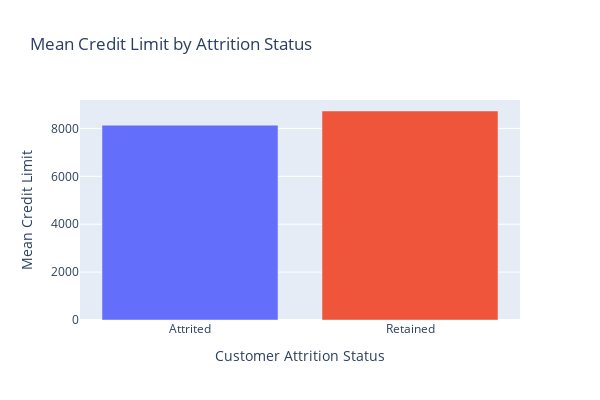

The cell this chart's notebook holds for it:
### Markdown cell above
**Credit Limit by Attrition Status:**

The box plot shows the mean of retained customer slightly higher than the mean of attrited customers. Although it is not a significantly higher value, it throws open a key focus area for the business.

### Code cell
# Create grouped mean values for bar chart
credit_bar_df = pd.DataFrame({
    "Attrition_Label": ["Attrited", "Retained"],
    "Mean_Credit_Limit": [cred_attirited.mean(), cred_retained.mean()]
})

# Create the bar chart
fig = px.bar(
    credit_bar_df,
    x="Attrition_Label",
    y="Mean_Credit_Limit",
    color="Attrition_Label",
    title="Mean Credit Limit by Attrition Status",
    labels={
        "Attrition_Label": "Customer Attrition Status",
        "Mean_Credit_Limit": "Mean Credit Limit"
    },
    width=600,
    height=400
)

fig.update_layout(showlegend=False)
fig.show()

### Figure 1 — Plotly figure (JSON) as saved in the notebook; plotly's stock layout.template omitted (floating-point values rounded to 4 significant figures)
{"data": [{"hovertemplate": "Customer Attrition Status=%{x}<br>Mean Credit Limit=%{y}<extra></extra>", "legendgroup": "Attrited", "marker": {"color": "#636efa", "pattern": {"shape": ""}}, "name": "Attrited", "orientation": "v", "showlegend": true, "textposition": "auto", "type": "bar", "x": ["Attrited"], "xaxis": "x", "y": [8136.0], "yaxis": "y"}, {"hovertemplate": "Customer Attrition Status=%{x}<br>Mean Credit Limit=%{y}<extra></extra>", "legendgroup": "Retained", "marker": {"color": "#EF553B", "pattern": {"shape": ""}}, "name": "Retained", "orientation": "v", "showlegend": true, "textposition": "auto", "type": "bar", "x": ["Retained"], "xaxis": "x", "y": [8727.0], "yaxis": "y"}], "layout": {"barmode": "relative", "height": 400, "legend": {"title": {"text": "Customer Attrition Status"}, "tracegroupgap": 0}, "showlegend": false, "title": {"text": "Mean Credit Limit by Attrition Status"}, "width": 600, "xaxis": {"anchor": "y", "categoryarray": ["Attrited", "Retained"], "categoryorder": "array", "domain": [0, 1], "title": {"text": "Customer Attrition Status"}}, "yaxis": {"anchor": "x", "domain": [0, 1], "title": {"text": "Mean Credit Limit"}}}}
